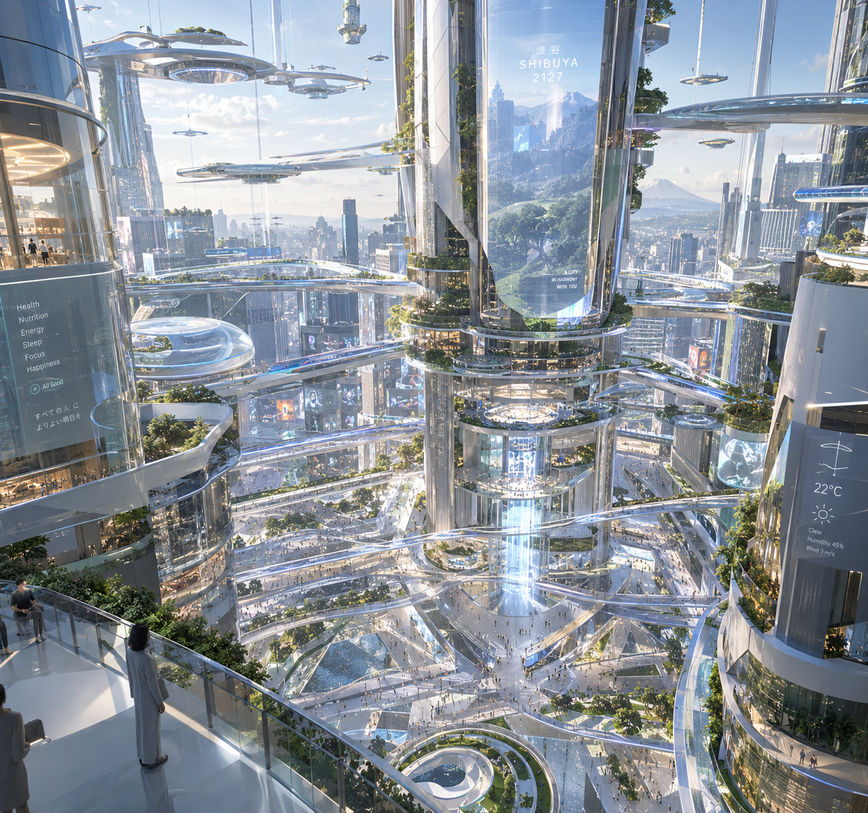
#> input picture asset/pic2.png, 868 x 813 px, shrunk from 1295 x 1214 before the run
$ python meter-diff.py ../asset/pic2.png ../asset/pic2.png out.png
#> lines starting #> are read from the running program, lines starting #| are printed output that depends on the picture
#!/usr/bin/env python3
"""Share of a frame that visibly changed between two same-size captures (e.g. ?meters=ne:low vs ne:high).

usage: meter-diff.py a.png b.png [heatmap.png]
A pixel counts as changed when any RGB channel differs by more than 24/255 (above grade/noise jitter).
"""
import sys
import numpy as np
from PIL import Image

a, b = (np.asarray(Image.open(p).convert('RGB'), dtype=np.int16) for p in sys.argv[1:3])
if a.shape != b.shape:
    sys.exit(f'size mismatch {a.shape} vs {b.shape}')
changed = (np.abs(a - b).max(axis=2) > 24)
#> changed: shape (813, 868) bool; every value is 0
print(f'changed {changed.mean() * 100:.2f}% of {changed.size} px')
#| changed 0.00% of 705684 px
if len(sys.argv) > 3:
    heat = (a * .35).astype(np.uint8)
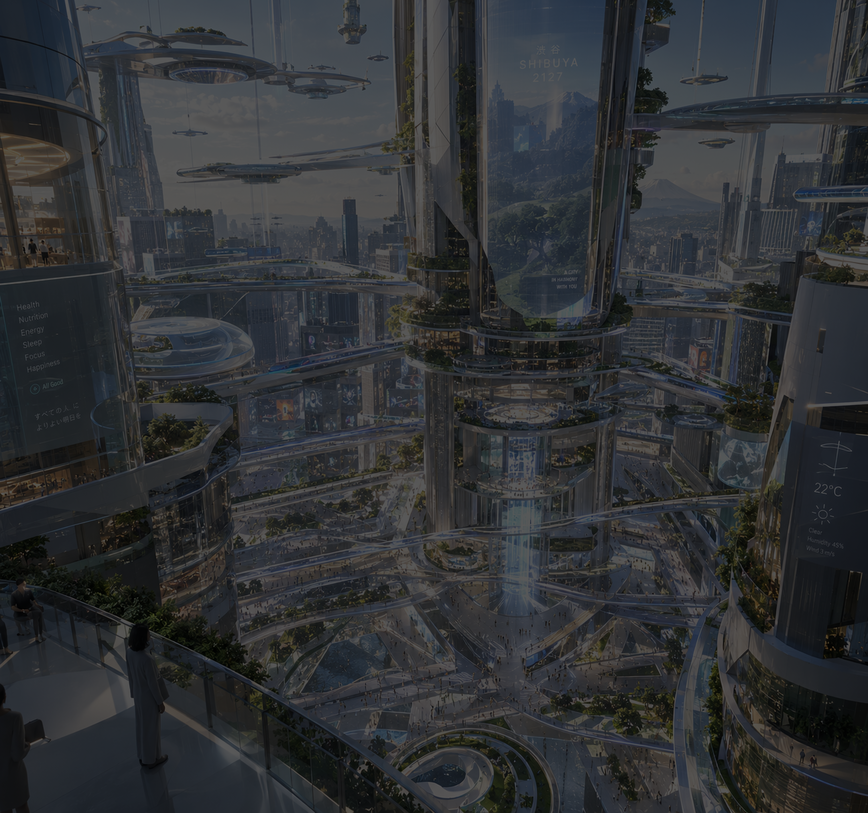
#> heat: shape (813, 868, 3); mean R, G, B 48, 50.5, 53.2
    heat[changed] = (255, 60, 200)
    Image.fromarray(heat).save(sys.argv[3])
